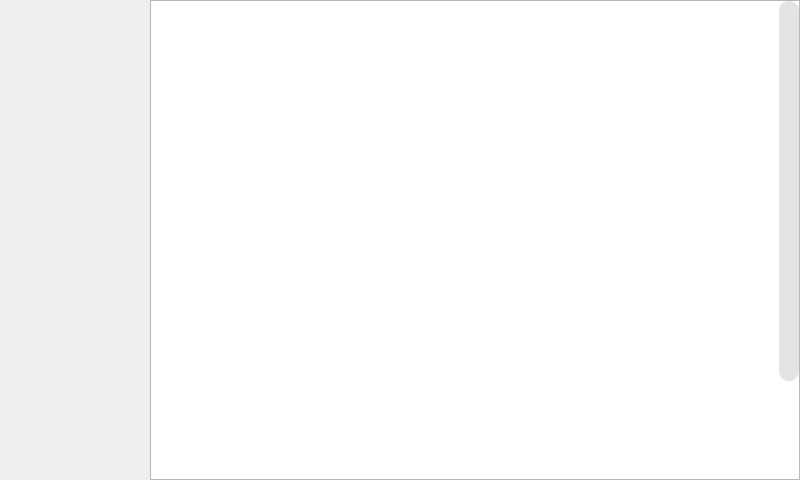
<?xml version="1.0" encoding="UTF-8"?>
<ui version="4.0">
 <class>Widget</class>
 <widget class="QWidget" name="Widget">
  <property name="geometry">
   <rect>
    <x>0</x>
    <y>0</y>
    <width>800</width>
    <height>480</height>
   </rect>
  </property>
  <property name="windowTitle">
   <string>Widget</string>
  </property>
  <widget class="QScrollArea" name="scrollArea">
   <property name="geometry">
    <rect>
     <x>150</x>
     <y>0</y>
     <width>650</width>
     <height>480</height>
    </rect>
   </property>
   <property name="minimumSize">
    <size>
     <width>0</width>
     <height>0</height>
    </size>
   </property>
   <property name="maximumSize">
    <size>
     <width>650</width>
     <height>480</height>
    </size>
   </property>
   <property name="styleSheet">
    <string notr="true">QScrollBar:vertical{width:20px;background: white }
QScrollBar::handle:vertical {background: rgba(200, 200, 200, 50%);border-radius:10px }
QScrollBar::handle:vertical:hover {background: rgba(200, 200, 200, 90%) }
QScrollBar::add-line:vertical {width: 0px; height: 0px }
QScrollBar::sub-line:vertical {width: 0px; height: 0px }</string>
   </property>
   <property name="verticalScrollBarPolicy">
    <enum>Qt::ScrollBarAsNeeded</enum>
   </property>
   <property name="horizontalScrollBarPolicy">
    <enum>Qt::ScrollBarAlwaysOff</enum>
   </property>
   <property name="widgetResizable">
    <bool>true</bool>
   </property>
   <widget class="QWidget" name="scrollAreaWidgetContents">
    <property name="geometry">
     <rect>
      <x>0</x>
      <y>-90</y>
      <width>800</width>
      <height>600</height>
     </rect>
    </property>
    <property name="minimumSize">
     <size>
      <width>800</width>
      <height>600</height>
     </size>
    </property>
    <property name="styleSheet">
     <string notr="true">QWidget{background: white}</string>
    </property>
   </widget>
  </widget>
 </widget>
 <resources/>
 <connections/>
</ui>
